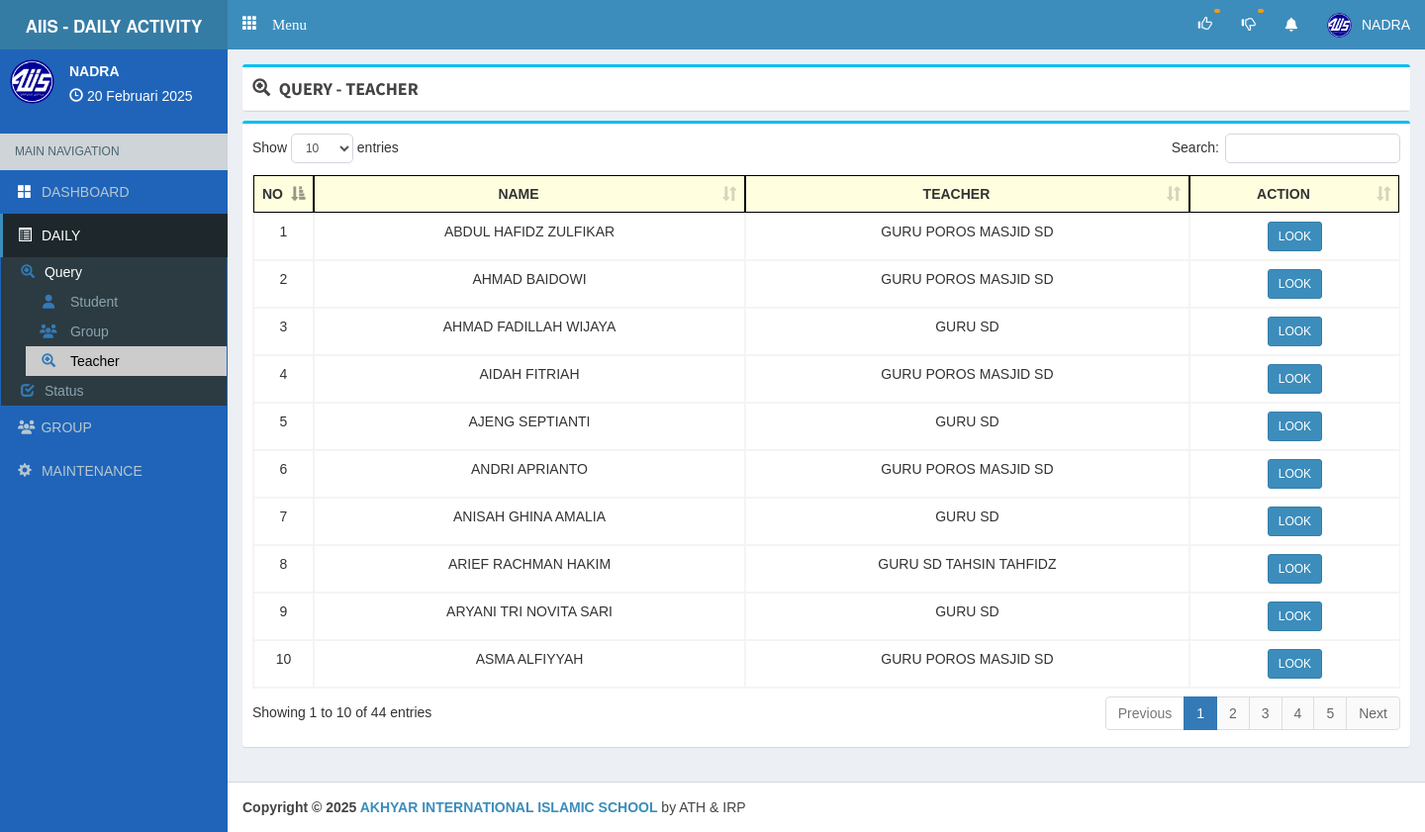
Page /kepala_sekolah/querydailyteacher (signed in) on the committed database.
### tables this page shows
CREATE TABLE `kepala_sekolah` (
  `id` int(11) NOT NULL,
  `nip` varchar(50) DEFAULT NULL,
  `nama` varchar(250) DEFAULT NULL,
  `username` varchar(50) DEFAULT NULL,
  `password` varchar(250) DEFAULT NULL
);

CREATE TABLE `guru` (
  `c_guru` varchar(10) NOT NULL,
  `nip` varchar(20) NOT NULL,
  `nama` varchar(50) NOT NULL,
  `temlahir` varchar(20) DEFAULT NULL,
  `tanglahir` date NOT NULL,
  `tgl_join` date NOT NULL,
  `c_jabatan` varchar(50) DEFAULT NULL,
  `jkel` varchar(10) NOT NULL,
  `alamat` text DEFAULT NULL,
  `pendidikan` varchar(100) DEFAULT NULL,
  `jurusan` varchar(50) DEFAULT NULL,
  `email` varchar(100) DEFAULT NULL,
  `username` varchar(20) NOT NULL,
  `password` varchar(255) NOT NULL
);

CREATE TABLE `aplikasi` (
  `id` int(2) NOT NULL,
  `alamat` varchar(30) NOT NULL,
  `kepsek` varchar(30) NOT NULL,
  `nipkepsek` varchar(30) NOT NULL,
  `namasek` varchar(60) NOT NULL
);

### php/config.php (called while the page is built, shortened)
<?php
$dbhost ='localhost';
$dbuser ='root';
$dbpass ='';
$dbname ='daily_activity_upt1';
$con=mysqli_connect($dbhost,$dbuser,$dbpass,$dbname);
$base='http://localhost/daily_act_upt1/';
$basekepsek='http://localhost/daily_act_upt1/kepala_sekolah/';
$aplikasi=mysqli_fetch_array(mysqli_query($con,"SELECT * FROM aplikasi limit 1"));
?>

### php/function.php (called while the page is built, shortened)
<?php
function tgl($date){
  $array_bulan = array(1=>'Januari','Februari','Maret', 'April', 'Mei', 'Juni','Juli','Agustus','September','Oktober', 'November','Desember');
  $date = strtotime($date);
  $tanggal = date ('j', $date);
  $bulan = $array_bulan[date('n',$date)];
  $tahun = date('Y',$date);
  $result = $tanggal ." ". $bulan ." ". $tahun;
  return($result);
}
?>

### kepala_sekolah/view/daily/query/querydailyteacher.php (the view, shortened to what this page needs)
<?php
  $timeOut        = $_SESSION['expire'];
  $timeRunningOut = time() + 5;
  $nipKepsek      = $_SESSION['nip_kepsek'];
  $departemen     = "";
  $dataAllTeacher = [];
  if ($timeRunningOut == $timeOut || $timeRunningOut > $timeOut) {
    $_SESSION['form_success'] = "session_time_out";
    $timeIsOut = 1;
    error_reporting(1);
  } else {
    if ($nipKepsek == '2019032') {
      $departemen = "SD";
    } elseif ($nipKepsek == '2019034') {
      $departemen = "PAUD";
    }
    if ($departemen == "SD") {
      $dataAllTeacher = mysqli_query($con, "
        SELECT * FROM guru
        WHERE nip <> '2019032'
        AND c_jabatan LIKE '%SD%'
        OR c_jabatan = 'Kepala_Unit Poros Masjid'
        ORDER BY nama ASC
      ");
    }
  }
?>
<div class="box box-info">
  <div class="box-body table-responsive">
    <table id="list_tc" class="table table-bordered table-hover">
      <thead>
        <tr style="background-color: lightyellow; font-weight: bold;">
          <th style="text-align: center; border: 1px solid black;" width="5%">NO</th>
          <th style="text-align: center; border: 1px solid black;">NAME</th>
          <th style="text-align: center; border: 1px solid black;">TEACHER</th>
          <th style="text-align: center; border: 1px solid black;">ACTION</th>
        </tr>
      </thead>
      <tbody>
        <?php $no = 1; ?>
        <?php foreach($dataAllTeacher as $tc) : ?>
          <tr>
            <td style="text-align: center;"> <?= $no++; ?> </td>
            <td style="text-align: center;"> <?= str_replace([", S.PD"], "", strtoupper($tc['nama'])); ?> </td>
            <td style="text-align: center;"> <?= str_replace(["_"], " ", strtoupper($tc['c_jabatan'])); ?> </td>
            <td style="text-align: center;">
              <form action="createdailybyteacher" method="post">
                <button type="submit" name="send_data_student" class="btn btn-sm btn-primary"> LOOK </button>
              </form>
            </td>
          </tr>
        <?php endforeach; ?>
      </tbody>
    </table>
  </div>
</div>

### kepala_sekolah/main.php (shortened to what this page needs)
<?php
  require '../php/config.php';
  require '../php/function.php';
  $na = mysqli_fetch_array(mysqli_query($con,"SELECT * FROM kepala_sekolah where id = '$_SESSION[id_kepsek]' "));
?>
<!DOCTYPE html>
<html>
<head>
  <link href="<?php echo $base; ?>theme/js/summernote.min.css" rel="stylesheet"/>
  <link rel="stylesheet" href="<?php echo $base; ?>theme/plugins/datatables/dataTables.bootstrap.css">
  <link rel="stylesheet" href="<?php echo $base; ?>theme/plugins/iCheck/square/blue.css">
  <link rel="stylesheet" href="<?= $base; ?>theme/bower_components/bootstrap/dist/css/bootstrap.min.css">
  <link rel="stylesheet" href="<?= $base; ?>theme/bower_components/font-awesome/css/font-awesome.min.css">
  <link rel="stylesheet" href="https://cdnjs.cloudflare.com/ajax/libs/font-awesome/6.5.1/css/all.min.css" />
  <link rel="stylesheet" href="<?= $base; ?>theme/dist/css/AdminLTE.min.css">
  <link rel="stylesheet" href="<?= $base; ?>theme/dist/css/skins/_all-skins.min.css">
  <link rel="stylesheet" href="<?php echo $base; ?>theme/plugins/pace/pace.min.css">
  <link href="https://cdn.jsdelivr.net/npm/select2@4.1.0-rc.0/dist/css/select2.min.css" rel="stylesheet" />
  <link href="<?php echo $base; ?>theme/datetime/css/bootstrap-datetimepicker.min.css" rel="stylesheet">
  <link rel="stylesheet" href="<?php echo $base; ?>theme/plugins/select2/select2.min.css">
  <link rel="stylesheet" href="<?php echo $base; ?>theme/dist/css/AdminLTE.min.css">
  <link rel="stylesheet" href="<?php echo $base; ?>theme/dist/css/skins/_all-skins.min.css">
  <link rel="stylesheet" href="<?php echo $base; ?>theme/dist/css/overridecss.css">
</head>
<body class="skin-blue hold-transition fixed"
oncontextmenu="return false">
<div class="wrapper">
  <header class="main-header">
    <a href="#" class="logo">
      <span class="logo-lg"> <b style="font-size: 17px;"> AIIS - DAILY ACTIVITY </b> </span>
    </a>
    <nav class="navbar navbar-static-top" role="navigation">
     <a href="#" class="glyphicon glyphicon-th" data-toggle="offcanvas" role="button" style="color: #fff;margin-top: 15px;margin-left: 15px;font-size: 15px;"> Menu
      </a>
      <div class="navbar-custom-menu">
        <ul class="nav navbar-nav">
          <li class="dropdown notifications-menu">
            <a href="#" class="dropdown-toggle" id="untukNotifApprKepsek" data-toggle="dropdown">
              <i class="glyphicon glyphicon-thumbs-up"></i>
              <span class="label label-warning" id="notifApproveList"> </span>
            </a>
          </li>
          <li class="dropdown notifications-menu">
            <a href="#" class="dropdown-toggle" id="untukNotifNoApprKepsek" data-toggle="dropdown">
              <i class="glyphicon glyphicon-thumbs-down"></i>
              <span class="label label-warning" id="notifNotApproveList"> </span>
            </a>
          </li>
          <li class="dropdown notifications-menu">
            <a href="#" class="dropdown-toggle" id="untukNotifWaitKepsek" data-toggle="dropdown">
              <i class="fa fa-bell-o"></i>
            </a>
          </li>
          <li class="dropdown user user-menu">
            <a href="#" class="dropdown-toggle" data-toggle="dropdown">
              <img src="<?php echo $base; ?>imgstatis/logo2.png" class="user-image" alt="User Image">
                <span class="hidden-xs"><?php echo strtoupper(ucfirst($na['username'])); ?></span>
              </a>
          </li>
        </ul>
      </div>
    </nav>
  </header>
  <aside class="main-sidebar">
    <section class="sidebar cobasidebar">
      <div class="user-panel">
        <div class="pull-left image">
            <img src="<?php echo $base; ?>imgstatis/logo2.png" class="img-circle" alt="User Image">
        </div>
        <div class="pull-left info">
          <p><?php echo strtoupper(ucfirst($na['username'])); ?> </p>
          <i class="glyphicon glyphicon-time"></i> <?php echo tgl(date('d-m-Y')); ?>
        </div>
      </div>
      <ul class="sidebar-menu">
        <li class="header">MAIN NAVIGATION</li>
        <li>
          <a href="<?= $basekepsek; ?>" id="dashboard"><i style="color: white;" class="glyphicon glyphicon-th-large text-primary"></i> <span id=""> DASHBOARD </span> </a>
        </li>
        <li>
          <a href="#" id="aList1">
            <i class="glyphicon glyphicon-list-alt"></i> <span id="titleList1"> DAILY </span>
          </a>
          <ul class="treeview-menu">
            <li>
              <a href="#">
                <i class="glyphicon glyphicon-zoom-in text-primary"></i> <span id="isiList2"> Query </span>
              </a>
              <ul class="treeview-menu">
                <li>
                  <a href="<?= $basekepsek; ?>querydailystudent" id="query_data_siswa"><i class="fa fa-user text-primary" style="margin-left: 2.1px;"></i> <span style="margin-left: 4px;"> </span> Student </a>
                </li>
                <li>
                  <a href="<?= $basekepsek; ?>querydailygroup" id="query_data_group"><i class="fa fa-users text-primary" style="margin-left: -1px;"></i> <span style="margin-left: 7px;"> </span> Group </a>
                </li>
                <li>
                  <a href="<?= $basekepsek; ?>querydailyteacher" id="query_data_guru"><i class="glyphicon glyphicon-zoom-in text-primary" style="margin-left: 1px;"></i> <span style="margin-left: 5px;"> </span> Teacher </a>
                </li>
              </ul>
            </li>
            <li>
              <a href="#">
                <i class="glyphicon glyphicon-check text-primary"></i> <span id="isiList3"> Status </span>
              </a>
            </li>
          </ul>
        </li>
        <li>
          <a href="#" id="listgroup">
            <i class="fa-solid fa-users"></i> <span id="groupList" style="margin-left: 2px;"> GROUP </span>
          </a>
        </li>
        <li>
          <a href="#" id="list_maintenance">
            <i class="glyphicon glyphicon-cog"></i> <span id="titleList2"> MAINTENANCE </span>
          </a>
        </li>
      </ul>
    </section>
  </aside>
  <div class="content-wrapper">
    <?php if (!empty($_GET['on'])): ?>
      <?php if ($_GET['on'] != 'createdaily'): ?>
        <section class="content-header" id="content_head">
          <div class="box box-info" style="margin-bottom: -5px;">
            <div class="box-header with-border">
              <h3 class="box-title" id="boxTitle"> <i class="fa" id="addIcon"></i> <span id="isiMenu"> </span> </h3>
            </div>
          </div>
        </section>
      <?php endif ?>
    <?php endif ?>
    <section class="content" id="isi_konten">
<?php
  if(empty($_GET['on'])){require 'view/dashboard/index.php';}
  else{
    $act=($_GET['on']);
    if($act=='kelas'){
      require 'view/a-kelas.php';
    }
    else if ($act == 'checkpembayarandaninputdata') {
      require 'view/spp/check_pembayaran/check_pembayaran_dan_inputdata.php';
    }
    elseif ($act == 'editdata') {
      require 'view/spp/edit_data/editdata.php';
    }
    elseif($act == 'upload') {
      require 'view/spp/upload/uploadfile.php';
    }
    elseif($act == 'createdaily') {
      require 'view/daily/create/index.php';
    } elseif($act == 'querydailystudent') {
      require 'view/daily/query/querydailysiswa.php';
    } elseif($act == 'querydailygroup') {
      require 'view/daily/query/querydailygroup.php';
    } elseif($act == 'querydailyteacher') {
      require 'view/daily/query/querydailyteacher.php';
    } elseif($act == 'listdaily') {
      require 'view/daily/query/listdaily.php';
    } elseif($act == 'teachercreatedaily') {
      require 'view/daily/query/teachercreatedaily.php';
    } elseif($act == 'lookactivity') {
      require 'view/daily/query/lookactivity.php';
    } elseif($act == 'createdailybyteacher') {
      require 'view/daily/query/createdailybyteacher.php';
    } elseif($act == 'teachercreategroupdaily') {
      require 'view/daily/query/teachercreategroupdaily.php';
    }
    elseif ($act == 'listgroup') {
      require 'view/group/list/index.php';
    }
    elseif($act == 'groupclass') {
      require 'view/group/anggota/index.php';
    }
    elseif ($act == 'tahunajaran') {
      require 'view/maintenance/tahun_ajaran/index.php';
    }
    elseif($act == 'status_waiting_approval') {
      require 'view/daily/status/waiting/index.php';
    }
    elseif ($act == 'status_approved') {
      require 'view/daily/status/approved/index.php';
    }
    elseif ($act == 'status_not_approved') {
      require 'view/daily/status/not_approved/index.php';
    }
  }
?>
    </section>
  </div>
</div>
  <footer class="main-footer">
    <strong>Copyright &copy; <?php echo date('Y'); ?> <a href="#"><?php echo $aplikasi['namasek']; ?></a></strong> by ATH & IRP
</body>
</html>

### kepala_sekolah/main.php (style rules this page uses)
body { font-family:arial; }

### rows in the picture
kepala_sekolah: username "NADRA"
guru: nama "ABDUL HAFIDZ ZULFIKAR", c_jabatan "GURU POROS MASJID SD"
guru: nama "AHMAD BAIDOWI", c_jabatan "GURU POROS MASJID SD"
guru: nama "AHMAD FADILLAH WIJAYA", c_jabatan "GURU SD"
guru: nama "AIDAH FITRIAH", c_jabatan "GURU POROS MASJID SD"
guru: nama "AJENG SEPTIANTI", c_jabatan "GURU SD"
guru: nama "ANDRI APRIANTO", c_jabatan "GURU POROS MASJID SD"
guru: nama "ANISAH GHINA AMALIA", c_jabatan "GURU SD"
guru: nama "ARIEF RACHMAN HAKIM", c_jabatan "GURU SD TAHSIN TAHFIDZ"
guru: nama "ARYANI TRI NOVITA SARI", c_jabatan "GURU SD"
guru: nama "ASMA ALFIYYAH", c_jabatan "GURU POROS MASJID SD"
aplikasi: namasek "AKHYAR INTERNATIONAL ISLAMIC SCHOOL"
